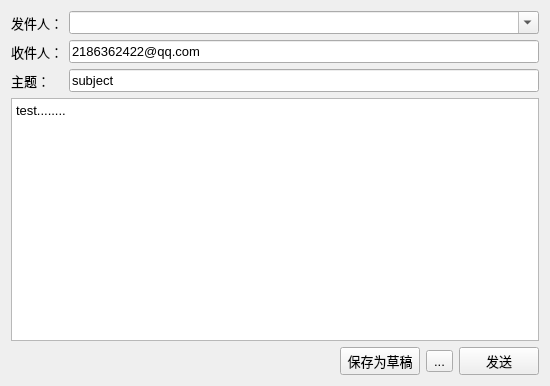
<?xml version="1.0" encoding="UTF-8"?>
<ui version="4.0">
 <class>TFormDoc</class>
 <widget class="QWidget" name="TFormDoc">
  <property name="geometry">
   <rect>
    <x>0</x>
    <y>0</y>
    <width>550</width>
    <height>386</height>
   </rect>
  </property>
  <property name="font">
   <font>
    <pointsize>10</pointsize>
   </font>
  </property>
  <property name="windowTitle">
   <string>new document</string>
  </property>
  <layout class="QGridLayout" name="gridLayout_2">
   <item row="0" column="0" colspan="4">
    <layout class="QGridLayout" name="gridLayout">
     <item row="0" column="0">
      <widget class="QLabel" name="label_3">
       <property name="text">
        <string>发件人：</string>
       </property>
      </widget>
     </item>
     <item row="0" column="1">
      <widget class="QComboBox" name="comboSender">
       <property name="editable">
        <bool>true</bool>
       </property>
      </widget>
     </item>
     <item row="1" column="0">
      <widget class="QLabel" name="label">
       <property name="text">
        <string>收件人：</string>
       </property>
      </widget>
     </item>
     <item row="1" column="1">
      <widget class="QLineEdit" name="lineEditReceiver">
       <property name="text">
        <string>2186362422@qq.com</string>
       </property>
      </widget>
     </item>
     <item row="2" column="0">
      <widget class="QLabel" name="label_2">
       <property name="text">
        <string>主题：</string>
       </property>
      </widget>
     </item>
     <item row="2" column="1">
      <widget class="QLineEdit" name="lineEditTheme">
       <property name="text">
        <string>subject</string>
       </property>
      </widget>
     </item>
    </layout>
   </item>
   <item row="1" column="0" colspan="4">
    <widget class="QPlainTextEdit" name="plainTextEdit">
     <property name="font">
      <font>
       <pointsize>10</pointsize>
      </font>
     </property>
     <property name="plainText">
      <string>test........</string>
     </property>
    </widget>
   </item>
   <item row="2" column="0">
    <spacer name="horizontalSpacer">
     <property name="orientation">
      <enum>Qt::Orientation::Horizontal</enum>
     </property>
     <property name="sizeHint" stdset="0">
      <size>
       <width>390</width>
       <height>20</height>
      </size>
     </property>
    </spacer>
   </item>
   <item row="2" column="1">
    <widget class="QPushButton" name="btnSave">
     <property name="text">
      <string>保存为草稿</string>
     </property>
    </widget>
   </item>
   <item row="2" column="2">
    <widget class="QToolButton" name="toolBtnAttachment">
     <property name="text">
      <string>...</string>
     </property>
    </widget>
   </item>
   <item row="2" column="3">
    <widget class="QPushButton" name="btnSend">
     <property name="text">
      <string>发送</string>
     </property>
    </widget>
   </item>
  </layout>
 </widget>
 <resources/>
 <connections/>
</ui>
